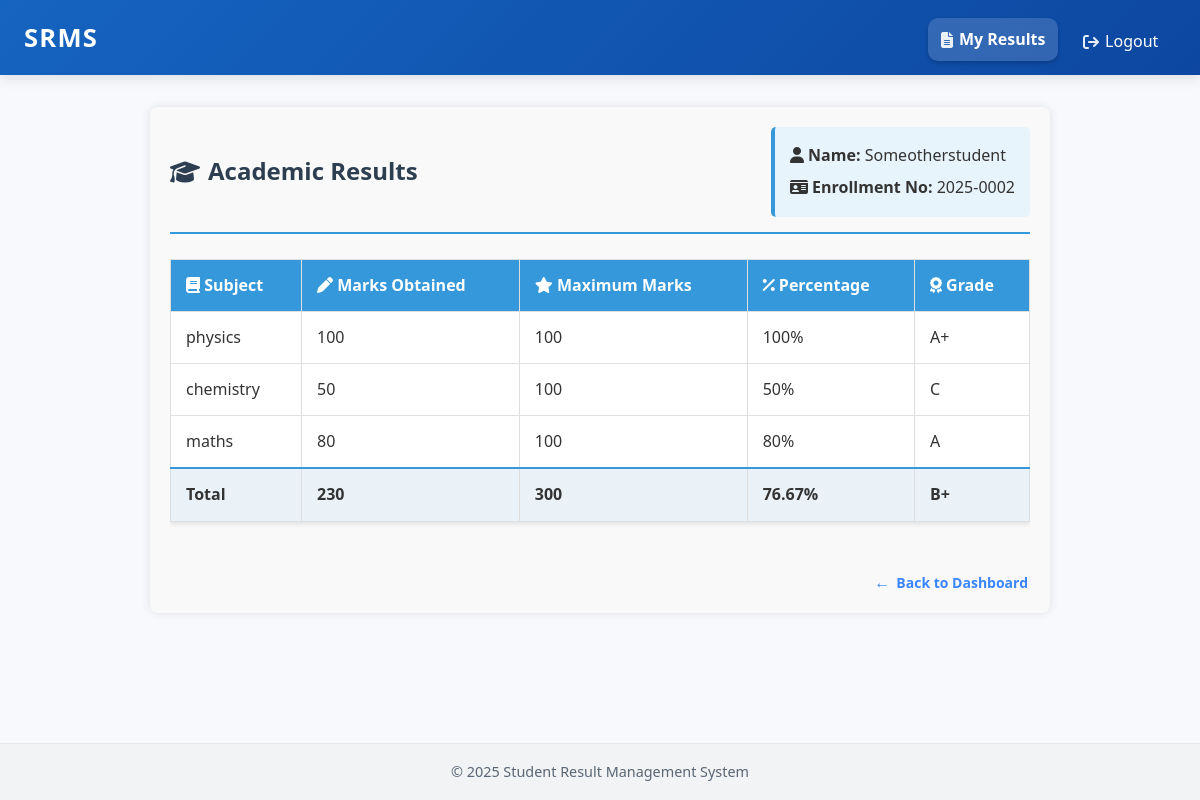
Before: /student (signed in) with the older database file.
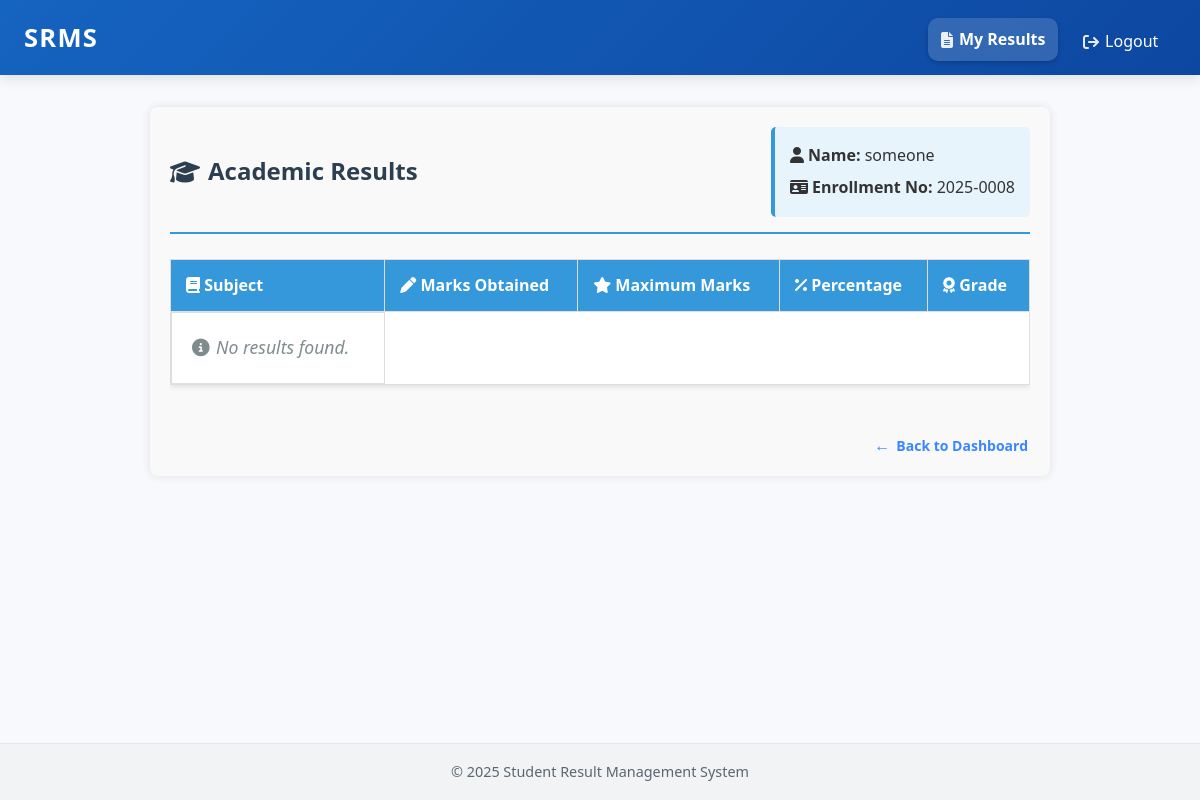
After: the same page with the newer database file.
### students/models.py (models this page shows, shortened)
class Student(models.Model):
    student_id = models.AutoField(primary_key=True)
    user = models.OneToOneField(User, on_delete=models.CASCADE)
    name = models.CharField(max_length=100)
    email = models.EmailField(unique=True)
    phone = models.CharField(max_length=15)
    address = models.TextField()
    profile_image = models.ImageField(upload_to='profile_images/', blank=True, null=True)
    enrollment_number = models.CharField(max_length=15, unique=True, blank=True)

class Result(models.Model):
    student = models.ForeignKey(Student, on_delete=models.CASCADE, related_name='results')
    subject = models.ForeignKey(Subject, on_delete=models.CASCADE)
    marks = models.IntegerField(validators=[MinValueValidator(0), MaxValueValidator(100)])
    class Meta:
        unique_together = ('student', 'subject')

class Subject(models.Model):
    name = models.CharField(max_length=100, unique=True)

### students/views.py (the view)
# urls.py: path('student', views.my_results, name='my_results'),
@login_required
def my_results(request):
     try:
        student = Student.objects.get(user=request.user)
        results = Result.objects.filter(student=student)
        for result in results:
            result.grade = get_grade(result.marks) # type: ignore
        total_marks = sum(result.marks for result in results)
        num_subjects = len(results)
        max_possible = num_subjects * 100
        if num_subjects > 0:
            percentage = (total_marks / max_possible) * 100
        else:
            percentage = 0
        overall_grade = get_grade(percentage)
        remarks = get_remarks(overall_grade)
        context = {
            'student': student,
            'results': results,
            'total_marks': total_marks,
            'max_possible': max_possible,
            'percentage': percentage,
            'overall_grade': overall_grade,
            'remarks': remarks
        }
        return render(request, 'my_results.html', context )
     except Student.DoesNotExist:
        return render(request, 'no_results.html')

### students/views.py (called while the page is built)
def get_grade(percentage):
    if percentage >= 90:
        return "A+"
    elif percentage >= 80:
        return "A"
    elif percentage >= 70:
        return "B+"
    elif percentage >= 60:
        return "B"
    elif percentage >= 50:
        return "C"
    elif percentage >= 40:
        return "D"
    else:
        return "F"

def get_remarks(grade):
    remarks = {
        "A+": "Outstanding performance! Keep up the excellent work.",
        "A": "Very good performance. Continue with your dedication.",
        "B+": "Good work! With a bit more effort, you can achieve even better results.",
        "B": "Satisfactory performance. Focus on improving weak areas.",
        "C": "Average performance. Need to put in more consistent effort.",
        "D": "Just passing. Significant improvement needed in all subjects.",
        "F": "Failed. Please consult with your instructors and work harder."
    }
    return remarks.get(grade, "")

### students/templates/my_results.html (shortened to what this page needs)
{% extends 'base.html' %}
{% block content %}
<div class="results-container">
  <div class="results-header">
    <h1 class="page-title"><i class="fas fa-graduation-cap"></i> Academic Results</h1>
    {% if student %}
    <div class="student-info">
      <p><strong><i class="fas fa-user"></i> Name:</strong> {{ student.name }}</p>
      <p><strong><i class="fas fa-id-card"></i> Enrollment No:</strong> {{ student.enrollment_number }}</p>
    </div>
    {% endif %}
  </div>
  <div class="table-container">
    <table class="results-table">
      <thead>
        <tr>
          <th><i class="fas fa-book"></i> Subject</th>
          <th><i class="fas fa-pen"></i> Marks Obtained</th>
          <th><i class="fas fa-star"></i> Maximum Marks</th>
          <th><i class="fas fa-percentage"></i> Percentage</th>
          <th><i class="fas fa-award"></i> Grade</th>
        </tr>
      </thead>
      <tbody>
        {% for result in results %}
        <tr>
          <td>{{ result.subject.name }}</td>
          <td>{{ result.marks }}</td>
          <td>100</td>
          <td>{{ result.marks }}%</td>
          <td>{{ result.grade }}</td>
        </tr>
        {% empty %}
        <tr>
          <td colspan="5" class="no-data-message">
            <i class="fas fa-info-circle"></i> No results found.
          </td>
        </tr>
        {% endfor %}
      </tbody>
      {% if results %}
      <tfoot>
        <tr class="summary-row">
          <td><strong>Total</strong></td>
          <td><strong>{{ total_marks }}</strong></td>
          <td><strong>{{ max_possible }}</strong></td>
          <td><strong>{{ percentage|floatformat:2 }}%</strong></td>
          <td><strong>{{ overall_grade }}</strong></td>
        </tr>
      </tfoot>
      {% endif %}
    </table>
  </div>
  <div class="back-button-wrapper">
    <a href="{% url 'dashboard' %}" class="btn-back">
      Back to Dashboard
    </a>
  </div>
</div>
{% endblock %}

### templates/base.html (shortened to what this page needs)
{% load static %}
<!DOCTYPE html>
<html lang="en">
  <head>
    <link rel="stylesheet" href="{% static 'css/styles.css' %}" />
    <link
      rel="stylesheet"
      href="https://cdnjs.cloudflare.com/ajax/libs/font-awesome/6.5.0/css/all.min.css"
    />
    <link href="https://cdn.jsdelivr.net/npm/select2@4.1.0/dist/css/select2.min.css" rel="stylesheet" />
  </head>
  <body>
    <div class="app-container">
      <header class="main-header">
        <div class="header-content">
          <div class="logo">
            <h1>SRMS</h1>
          </div>
        </div>
        <nav class="main-nav" id="navbar">
          <ul>
            {% if user.is_authenticated %}
              {% if user.is_superuser %}
                <li>
                  <a href="{% url 'student_list' %}">
                    <i class="fa-solid fa-user-graduate nav-icon"></i> Manage
                    Students</a
                  >
                </li>
                <li>
                  <a href="{% url 'subject_list' %}">
                    <i class="fa-solid fa-book nav-icon"></i> Manage Subjects</a
                  >
                </li>
                <li>
                  <a href="{% url 'result_list' %}">
                    <i class="fa-solid fa-file-lines nav-icon"></i> Manage
                    Results</a
                  >
                </li>
              {% else %}
                <li>
                  <a href="{% url 'my_results' %}">
                    <i class="fa-solid fa-file-lines nav-icon"></i> My Results</a
                  >
                </li>
              {% endif %}
              <li>
                <a href="{% url 'logout' %}" class="logout-link">
                  <i class="fa-solid fa-arrow-right-from-bracket nav-icon"></i>
                  Logout</a
                >
              </li>
            {% endif %}
          </ul>
        </nav>
      </header>
      <main class="main-content">
        {% block content %}{% endblock %}
      </main>
      <footer class="main-footer">
        <div class="footer-content">
          <p>
            &copy; {{ current_year|default:"2025" }} Student Result Management
            System
          </p>
        </div>
      </footer>
    </div>
  </body>
</html>

### students/templates/my_results.html (style rules this page uses)
.results-container { position: relative; padding-bottom: 50px; }
.back-button-wrapper { position: absolute; bottom: 10px; right: 10px; }
.btn-back { display: inline-flex; align-items: center; padding: 6px 12px; background-color: transparent; color: #3a86ff; border-radius: 0; text-decoration: none; font-size: 14px; font-weight: 600; transition: all 0.25s ease; border: none; cursor: pointer; }
.btn-back:before { content: "←"; margin-right: 6px; font-size: 16px; transition: transform 0.2s ease; }

Changed rows visible on the page:
removed Student: name "Someotherstudent", enrollment_number "2025-0002"
removed Result: subject.name "physics", marks "100", grade "A+"
removed Result: subject.name "chemistry", marks "50", grade "C"
removed Result: subject.name "maths", marks "80", grade "A"
added Student: name "someone", enrollment_number "2025-0008"
Other visible differences:
{{ total_marks }}: "230" → (not shown)
{{ max_possible }}: "300" → (not shown)
{{ percentage|floatformat:2 }}: "76.67" → (not shown)
{{ overall_grade }}: "B+" → (not shown)
text no longer shown: "Total %"
text now shown: "No results found."
